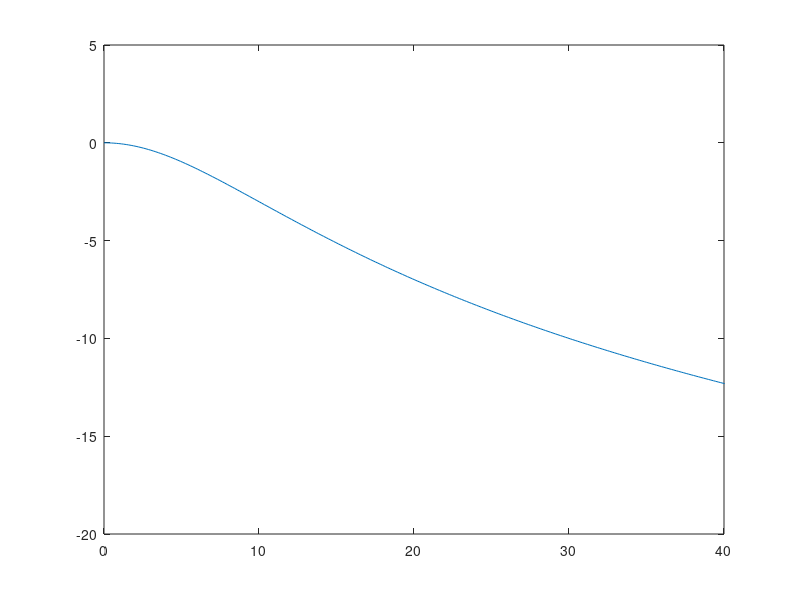

Here is the MATLAB script that generated this plot:
Fc = 10;
n = 1;

% Digital Version of LPF
Fs = 44100;
Wn = 2*pi*Fc/Fs;
[zd,pd,kd] = butter(n,Wn);
[bd,ad] = zp2tf(zd,pd,kd);
[hd,wd] = freqz(bd,ad,Fs,Fs);
plot(wd/pi,20*log10(abs(hd)));
axis([0 40 -20 5])

tf(bd,ad,1/Fs)

% Analog Version of LPF
% [zb,pb,kb] = butter(n,2*pi*Fc,'s');
% [bb,ab] = zp2tf(zb,pb,kb);
% [hb,wb] = freqs(bb,ab,10000);
% plot(wb/(2*pi),20*log(abs(hb)))
% axis([0 20 -40 5])